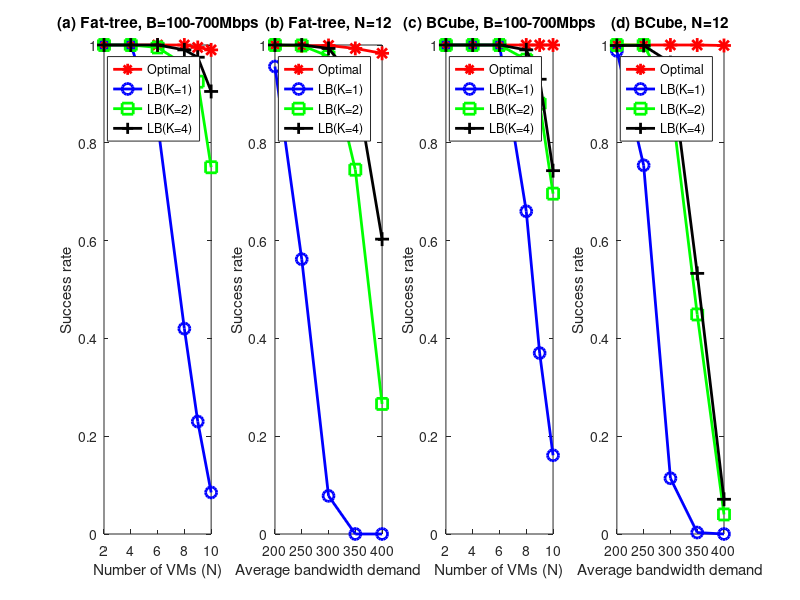

Recreate this plot in MATLAB.
clear all;
close all;


%Fat-tree
N=[2,4,6,8,9,10];%B=100-700Mbps;
success_opt=[  1 1 1 1 0.995 0.99  ];   %success_rate 
success_1=[1 1 0.84 0.42 0.23 0.085 ];   %success_rate 
success_2=[  1 1 0.995 0.96 0.925 0.75  ];   %success_rate 
success_4=[ 1 1 1 0.99 0.975 0.905  ];   %success_rate 
 %1 0.98 0.87 0.56 0.12 

figure;
subplot(1,4,1)
h1=plot(N,success_opt,N,success_1,N,success_2,N,success_4);
title('(a) Fat-tree, B=100-700Mbps');

xlabel('Number of VMs (N)');
ylabel('Success rate');
legend(h1,'Optimal','LB(K=1)','LB(K=2)','LB(K=4)','SouthWest');
set(gca,'XLim',[2,10]);
set(h1,{'Color'},{'r';'b';'g';'k'});
set(h1,{'Marker'},{'*';'O';'s';'+'},{'MarkerSize'},{10;8;8;10;});
set(h1,'LineWidth',2);
%set(h1,'LineWidth',1.5,{'LineStyle'},{'-';'-';'-';}) 

%Fat-tree

N=12;
B=[200,250,300,350,400];
success_opt=[1 0.998 0.999 0.993 0.983 ];   %success_rate 
success_1=[ 0.956 0.562 0.078 0 0 ];   %success_rate 
success_2=[1 0.999 0.977 0.745 0.266];   %success_rate 
success_4=[ 1 1 0.993 0.927 0.603  ];   %success_rate 
 %1 0.98 0.87 0.56 0.12 

%figure;
subplot(1,4,2)
h1=plot(B,success_opt,B,success_1,B,success_2,B,success_4);
title('(b) Fat-tree, N=12');

xlabel('Average bandwidth demand');
ylabel('Success rate');
legend(h1,'Optimal','LB(K=1)','LB(K=2)','LB(K=4)','SouthWest');
set(gca,'XLim',[200,400]);
set(h1,{'Color'},{'r';'b';'g';'k'});
set(h1,{'Marker'},{'*';'O';'s';'+'},{'MarkerSize'},{10;8;8;10;});
set(h1,'LineWidth',2);
%set(h1,'LineWidth',1.5,{'LineStyle'},{'-';'-';'-';}) 


%BCube
N=[2,4,6,8,9,10];%B=100-700;
success_opt=[ 1 1 1 1 1 1 ];   %success_rate 
success_1=[1 1 1 0.66 0.37  0.161 ];   %success_rate 
success_2=[  1 1 1 0.97 0.88  0.696  ];   %success_rate 
success_4=[  1 1 1 0.99 0.93 0.743 ];   %success_rate 
 %1 0.98 0.87 0.56 0.12 

%figure;
subplot(1,4,3);
h1=plot(N,success_opt,N,success_1,N,success_2,N,success_4);
title('(c) BCube, B=100-700Mbps');

xlabel('Number of VMs (N)');
ylabel('Success rate');
legend(h1,'Optimal','LB(K=1)','LB(K=2)','LB(K=4)','SouthWest');
set(gca,'XLim',[2,10]);
set(h1,{'Color'},{'r';'b';'g';'k'});
set(h1,{'Marker'},{'*';'O';'s';'+'},{'MarkerSize'},{10;8;8;10;});
set(h1,'LineWidth',2);
%set(h1,'LineWidth',1.5,{'LineStyle'},{'-';'-';'-';}) 

%BCube
N=12;
B=[200,250,300,350,400];
success_opt=[  1 1 1 1 0.999  ];   %success_rate 
success_1=[0.988 0.754 0.114 0.003 0 ];   %success_rate 
success_2=[ 1 1 0.898 0.449 0.04 ];   %success_rate 
success_4=[ 0.999 0.999 0.964 0.533 0.071  ];   %success_rate 
 %1 0.98 0.87 0.56 0.12 

%figure;
subplot(1,4,4);

h1=plot(B,success_opt,B,success_1,B,success_2,B,success_4);
title('(d) BCube, N=12');

xlabel('Average bandwidth demand');
ylabel('Success rate');
legend(h1,'Optimal','LB(K=1)','LB(K=2)','LB(K=4)','SouthWest');
set(gca,'XLim',[200,400]);
set(h1,{'Color'},{'r';'b';'g';'k'});
set(h1,{'Marker'},{'*';'O';'s';'+'},{'MarkerSize'},{10;8;8;10;});
set(h1,'LineWidth',2);
%set(h1,'LineWidth',1.5,{'LineStyle'},{'-';'-';'-';}) 


